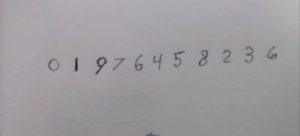
#> input picture train+test/images/test.jpg, 300 x 136 px
$ python -i utils.py   (imports and definitions only)   (older library calls are emulated)
#> lines starting #> are read from the running program, lines starting #| are printed output that depends on the picture; after the words box and inside, x2 and y2 are one past the last pixel; in counts of white or black regions, pixels touching at a corner belong together
### src/recognize/preprocessing/deskew.py
import imutils
import numpy as np
import cv2

class Deskew:
    def __init__(self,width):
        self.width = width

    def preprocess(self,image):
        # grab the width and height of the image and compute
        # moments for the image
        (h, w) = image.shape[:2]
        moments = cv2.moments(image)

        # deskew the image by applying an affine transformation
        skew = moments["mu11"] / moments["mu02"]
        M = np.float32([[1, skew, -0.5 * w * skew],[0, 1, 0]])
        image = cv2.warpAffine(image, M, (w, h),
        flags = cv2.WARP_INVERSE_MAP | cv2.INTER_LINEAR)

        # resize the image to have a constant width
        image = imutils.resize(image, width = self.width)

        # return the deskewed image
        return image

### src/recognize/preprocessing/center_extent.py
import imutils
import mahotas
import numpy as np
import cv2

class CenterExtent:
    def __init__(self,size):
        self.size = size


    def preprocess(self,image):
        # grab the extent width and height
        (eW, eH) = self.size

        # handle when the width is greater than the height
        if image.shape[1] > image.shape[0]:
            image = imutils.resize(image, width = eW)

        # otherwise, the height is greater than the width
        else:
            image = imutils.resize(image, height = eH)

        # allocate memory for the extent of the image and
        # grab it
        extent = np.zeros((eH, eW), dtype = "uint8")
        offsetX = (eW - image.shape[1]) // 2
        offsetY = (eH - image.shape[0]) // 2
        extent[offsetY:offsetY + image.shape[0], offsetX:offsetX + image.shape[1]] = image

        # compute the center of mass of the image and then
        # move the center of mass to the center of the image
        (cY, cX) = np.round(mahotas.center_of_mass(extent)).astype("int32")
        (dX, dY) = ((self.size[0] // 2) - cX, (self.size[1] // 2) - cY)
        M = np.float32([[1, 0, dX], [0, 1, dY]])
        extent = cv2.warpAffine(extent, M, self.size)

        # return the extent of the image
        return extent

### src/recognize/descriptor/hog.py
# import the necessary packages
from skimage import feature

class HOG:
	def __init__(self, orientations = 9, pixelsPerCell = (8, 8),
		cellsPerBlock = (3, 3), transform = False):
		# store the number of orientations, pixels per cell,
		# cells per block, and whether or not power law
		# compression should be applied
#> further down, picture is the input picture: shape (136, 300, 3); mean B, G, R 158.3, 155.1, 157.9
		self.orienations = orientations
		self.pixelsPerCell = pixelsPerCell
		self.cellsPerBlock = cellsPerBlock
		self.transform = transform

	def describe(self, image):
		# compute HOG for the image
		hist = feature.hog(image, orientations = self.orienations,
			pixels_per_cell = self.pixelsPerCell,
			cells_per_block = self.cellsPerBlock,
			transform_sqrt = self.transform)

		# return the HOG features
		return hist

### src/recognize/utils.py
from django.conf import settings
from .descriptor.hog import HOG
from .preprocessing.deskew import Deskew
from .preprocessing.center_extent import CenterExtent
from sklearn.externals import joblib
import numpy as np
import imutils
import mahotas
import cv2
import os

deskew = Deskew(20)
center_extent = CenterExtent((20,20))
preprocessors = [deskew,center_extent]

hog = HOG(orientations = 18, pixelsPerCell = (10, 10),
	cellsPerBlock = (1, 1), transform = True)


# [1 line not run here, left out]

def auto_canny(image, sigma=0.33):
	# compute the median of the single channel pixel intensities
#> called with sigma = 0.33
	v = np.median(image)
#> v = 157

	# apply automatic Canny edge detection using the computed median
	lower = int(max(0, (1.0 - sigma) * v))
#> lower = 105
	upper = int(min(255, (1.0 + sigma) * v))
#> upper = 208
	edged = cv2.Canny(image, lower, upper)
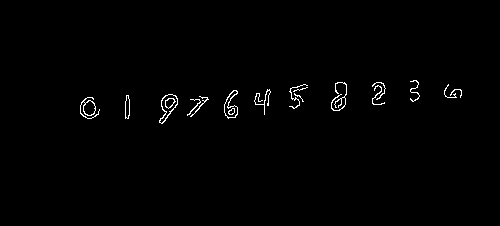
#> edged: shape (226, 500); 0.9% white in thin lines or dots, all inside (x1, y1, x2, y2) = (80, 80, 462, 124)

	# return the edged image
	return edged

def recognize(image):
	output = list()
	image = imutils.resize(image,width=500)
	gray = cv2.cvtColor(image, cv2.COLOR_BGR2GRAY)
	# blurred = cv2.GaussianBlur(gray, (5, 5), 0)
	edged = auto_canny(image)
	cv2.imwrite("edged.png",edged)
	(_, cnts, _) = cv2.findContours(edged.copy(), cv2.RETR_EXTERNAL,cv2.CHAIN_APPROX_SIMPLE)
#> cnts = 16 contours, 11 with area under 20; largest, box (x1, y1, x2, y2) and area: (159, 94, 178, 124) 278, (224, 90, 238, 119) 203, (80, 97, 100, 119) 156, (125, 95, 130, 119) 80, (331, 82, 347, 111) 27

	cv2.drawContours(edged, cnts, -1, (0,255,0), 3)
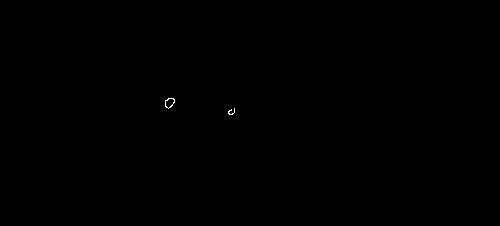
#> edged: shape (226, 500); 0.05% white in thin lines or dots, all inside (x1, y1, x2, y2) = (165, 98, 235, 115)
	(_, cnts, _) = cv2.findContours(edged.copy(), cv2.RETR_EXTERNAL,cv2.CHAIN_APPROX_SIMPLE)
#> cnts = 2 contours, 1 with area under 20; largest, box (x1, y1, x2, y2) and area: (165, 98, 175, 109) 67
	cnts = sorted([(c, cv2.boundingRect(c)[0]) for c in cnts], key = lambda x: x[1])
#> cnts = 2 items

	print("Contours",len(cnts))
#| Contours 2
	for (c,_) in cnts:
		cv2.drawContours(image, [c], 0, (0,255,0), 3)
		cv2.imwrite("drawContours.png",image)
		(x,y,w,h) = cv2.boundingRect(c)

		roi = gray[y:y+h,x:x+w]
		thresh = roi.copy()
		# (T,thresh) = cv2.threshold(thresh,150,255,cv2.THRESH_BINARY_INV)
		T = mahotas.thresholding.otsu(roi)
		thresh[thresh > T] = 255
		thresh = cv2.bitwise_not(thresh)

		for preprocessor in preprocessors:
			thresh = preprocessor.preprocess(thresh)

		hist = hog.describe(thresh)
		hist = hist.reshape(1,-1)
		digit = model.predict(hist)[0]
		print("Number is: {}".format(digit))
		output.append(str(digit))
#> this loop made 1 pass
#> (x, y, T) on pass 1: (165, 98, 122)
#> pass 1, in preprocess, `image = imutils.resize(image, width = self.width)`:
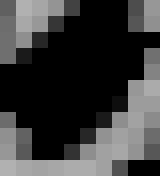
#> image: shape (22, 20) (shown 8 times larger); min 0, max 177, mean 59.8
#> pass 1, in preprocess, `extent = cv2.warpAffine(extent, M, self.size)`:
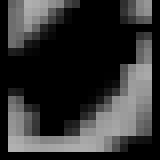
#> extent: shape (20, 20) (shown 8 times larger); min 0, max 177, mean 49.9
#> after the loop, output = []

	return output

>>> import cv2
>>> picture = cv2.imread('../../train+test/images/test.jpg')
#> (the run stopped early here; a loop or call above may not have finished)
